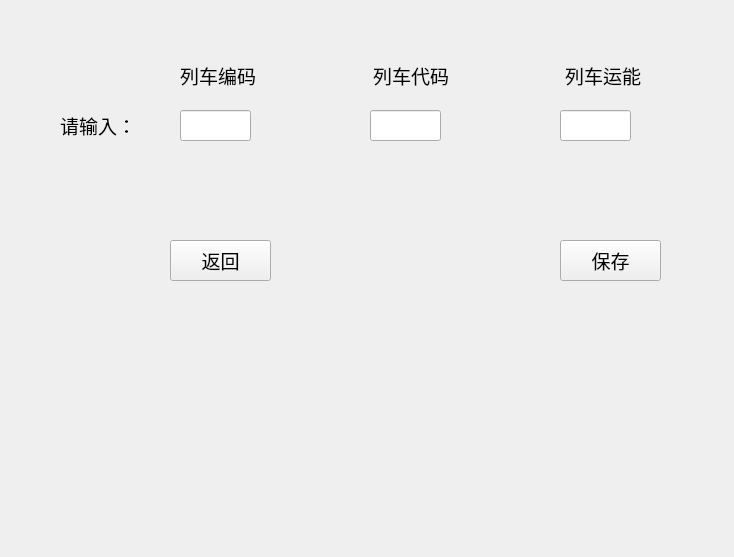
<?xml version="1.0" encoding="UTF-8"?>
<ui version="4.0">
 <class>lc_zj</class>
 <widget class="QWidget" name="lc_zj">
  <property name="geometry">
   <rect>
    <x>0</x>
    <y>0</y>
    <width>734</width>
    <height>557</height>
   </rect>
  </property>
  <property name="font">
   <font>
    <family>宋体</family>
    <pointsize>14</pointsize>
   </font>
  </property>
  <property name="windowTitle">
   <string>Form</string>
  </property>
  <widget class="QLineEdit" name="L1">
   <property name="geometry">
    <rect>
     <x>180</x>
     <y>110</y>
     <width>71</width>
     <height>31</height>
    </rect>
   </property>
  </widget>
  <widget class="QLineEdit" name="L2">
   <property name="geometry">
    <rect>
     <x>370</x>
     <y>110</y>
     <width>71</width>
     <height>31</height>
    </rect>
   </property>
  </widget>
  <widget class="QPushButton" name="PB_baocun">
   <property name="geometry">
    <rect>
     <x>560</x>
     <y>240</y>
     <width>101</width>
     <height>41</height>
    </rect>
   </property>
   <property name="text">
    <string>保存</string>
   </property>
  </widget>
  <widget class="QLabel" name="label_2">
   <property name="geometry">
    <rect>
     <x>60</x>
     <y>110</y>
     <width>81</width>
     <height>31</height>
    </rect>
   </property>
   <property name="text">
    <string>请输入：</string>
   </property>
  </widget>
  <widget class="QPushButton" name="pb1">
   <property name="geometry">
    <rect>
     <x>170</x>
     <y>240</y>
     <width>101</width>
     <height>41</height>
    </rect>
   </property>
   <property name="text">
    <string>返回</string>
   </property>
  </widget>
  <widget class="QLineEdit" name="L3">
   <property name="geometry">
    <rect>
     <x>560</x>
     <y>110</y>
     <width>71</width>
     <height>31</height>
    </rect>
   </property>
  </widget>
  <widget class="QWidget" name="layoutWidget">
   <property name="geometry">
    <rect>
     <x>180</x>
     <y>50</y>
     <width>461</width>
     <height>51</height>
    </rect>
   </property>
   <layout class="QHBoxLayout" name="horizontalLayout_2">
    <item>
     <widget class="QLabel" name="label_4">
      <property name="text">
       <string>列车编码</string>
      </property>
     </widget>
    </item>
    <item>
     <spacer name="horizontalSpacer_3">
      <property name="orientation">
       <enum>Qt::Horizontal</enum>
      </property>
      <property name="sizeHint" stdset="0">
       <size>
        <width>40</width>
        <height>20</height>
       </size>
      </property>
     </spacer>
    </item>
    <item>
     <widget class="QLabel" name="label_5">
      <property name="text">
       <string>列车代码</string>
      </property>
     </widget>
    </item>
    <item>
     <spacer name="horizontalSpacer_4">
      <property name="orientation">
       <enum>Qt::Horizontal</enum>
      </property>
      <property name="sizeHint" stdset="0">
       <size>
        <width>40</width>
        <height>20</height>
       </size>
      </property>
     </spacer>
    </item>
    <item>
     <widget class="QLabel" name="label_15">
      <property name="text">
       <string>列车运能</string>
      </property>
     </widget>
    </item>
   </layout>
  </widget>
 </widget>
 <resources/>
 <connections/>
</ui>
